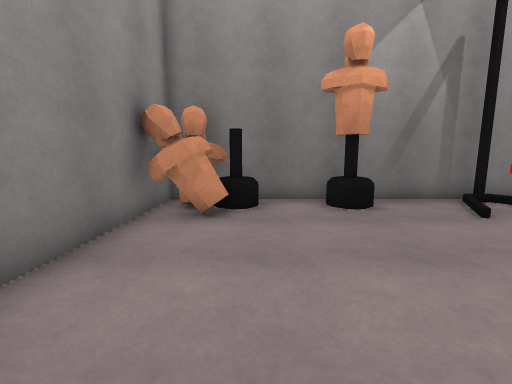
View 1 (above)

16 first-person views from a walk through a Unity game level. The camera is 1.3 m above the floor, tilts 8° down and sees 90° across. The floor is counted in squares, 1 m on a side. Each view is taken from the middle of a square. On the plan, view 1 faces up. The plan holds only what a view shows up to about 13 squares ahead; the rest is blank. The player is left out.

View 2
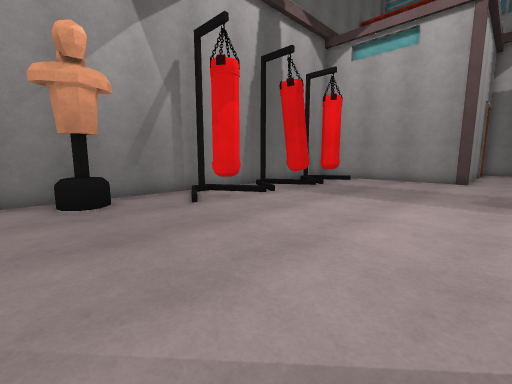

View 3
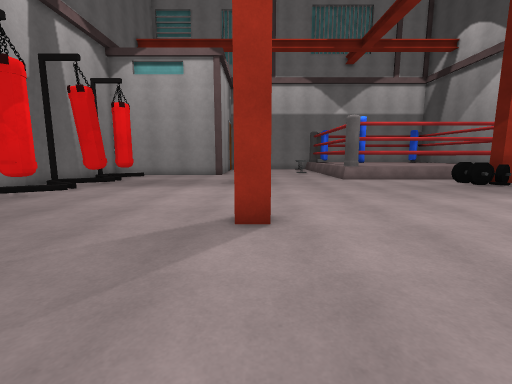

View 4
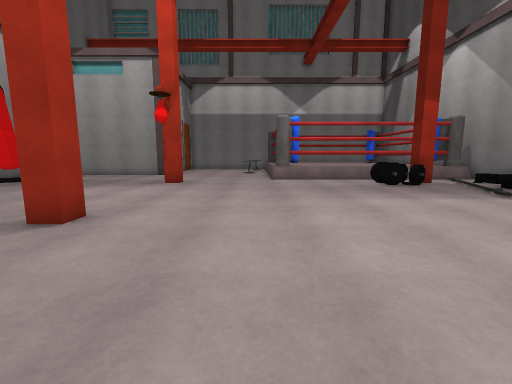

View 5
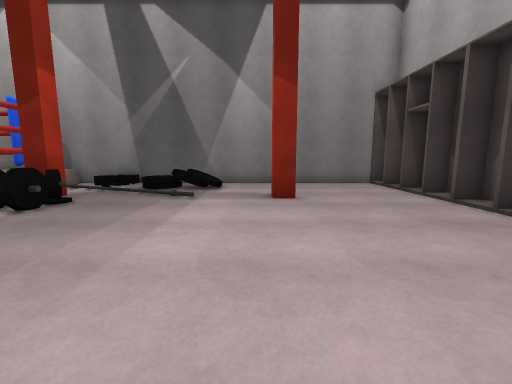

View 6
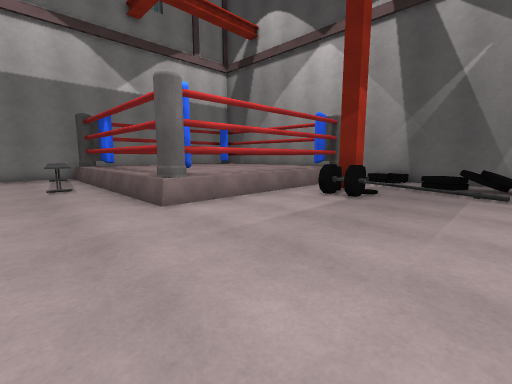

View 7
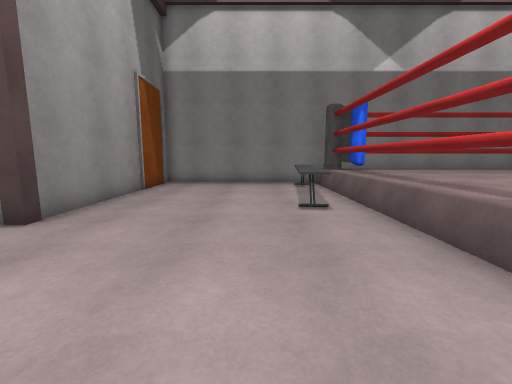

View 8
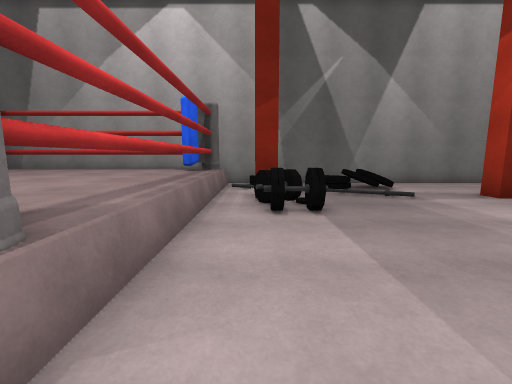

View 9
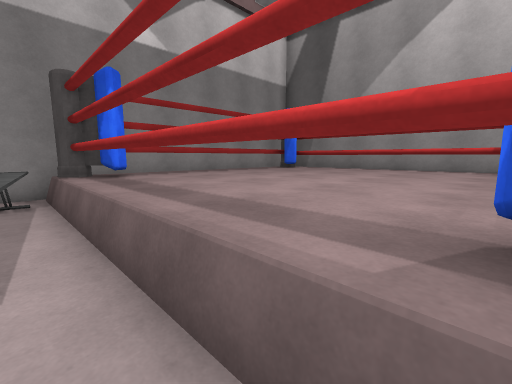

View 10
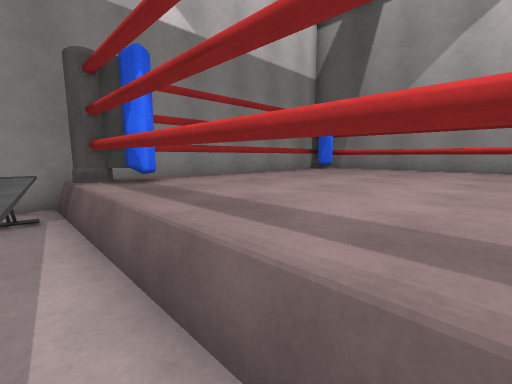

View 11
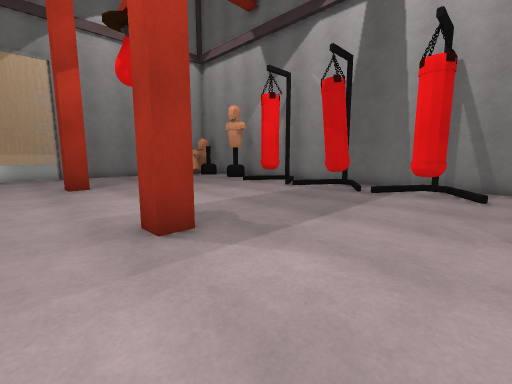

View 12
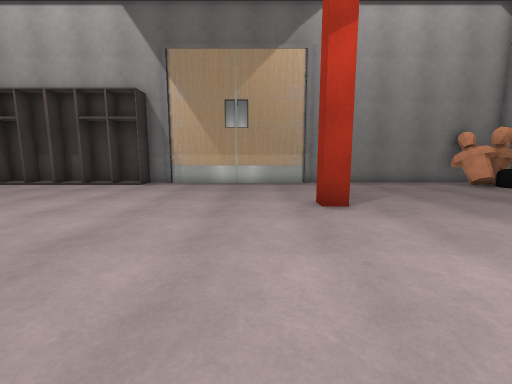

View 13
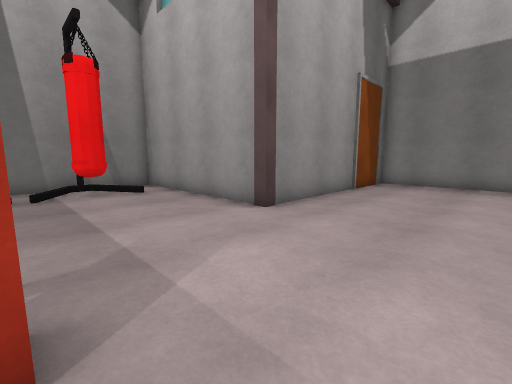

View 14
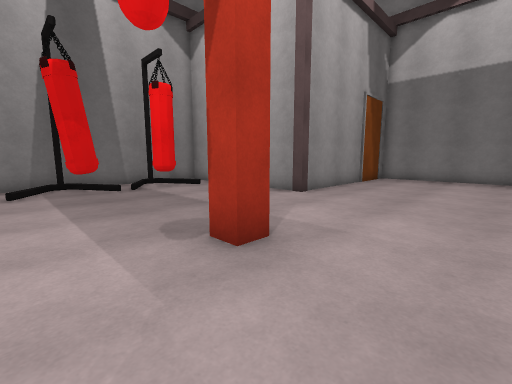

View 15
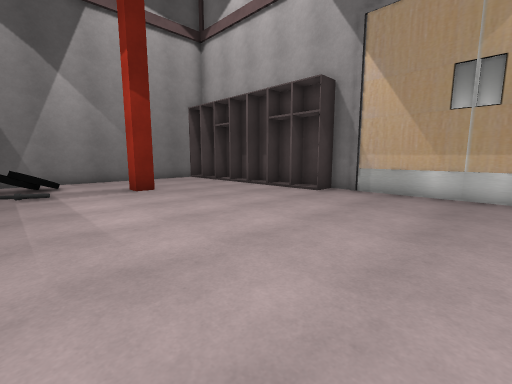

View 16
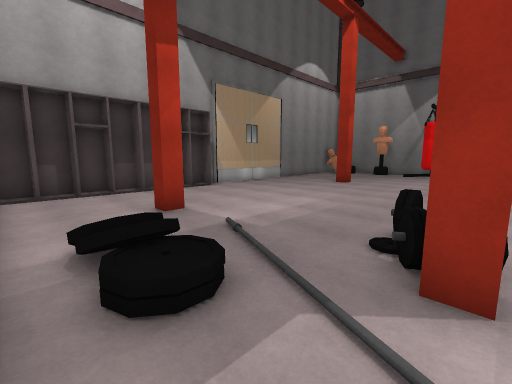

### Floor plan
Key: @ floor where view 1 was taken; # wall or solid block; x gap in a wall; . floor; / step, stairs or slope; = window, fence, low wall or low ledge; ^ raised ledge.
Columns run from 3 left of view 1 to 24 right of it. Each row starts with its distance up from view 1.
  8   ############  ####
  7  ##^.^x..x...#  #..#
  6 ###...=..#...####..#
  5 ##.................#
  4 #..................#
  3 #..................#
  2 #..................#
  1 #..................#########
  0 # .@.......................#
 -1 #..........................#
 -2 #.....#.......#............#
 -3 #..........................#
 -4 #..........................#
 -5 #....................^.....#
 -6 #....................^^^^^^#
 -7 #...............#^^^^^^^^^##
 -8 #...............##^^^^^^^###
 -9 ##..............^^^^^^^^^^^#
-10 ##..............^^^^^^^^^^^#
-11 #...............^^^^^^^^^^^#
-12 ##...........=..^^^^^^^^^^^#
-13  #...........==.^^^^^^^^^^^#
-14 ##....#..//..##.^^^^^^^^^^^#
-15 #..........//...^^^^^^^^^^^#
-16 ##......./=/../.^^^^^^^^^^^#
-17 ##.......///../.##^^^^^^^###
-18 #............//.x ^^^^^^^^#
-19 ##########################

Where each view was taken, in squares from view 1:
view 1: 0 up, 0 right, facing up
view 2: 1 down, 1 right, facing up-right
view 3: 2 down, 2 left, facing right
view 4: 6 down, 2 left, facing right
view 5: 6 down, 4 right, facing down
view 6: 4 down, 6 right, facing down-right
view 7: 4 down, 11 right, facing right
view 8: 6 down, 11 right, facing down
view 9: 6 down, 14 right, facing down-right
view 10: 6 down, 16 right, facing down-right
view 11: 4 down, 15 right, facing up-left
view 12: 4 down, 10 right, facing left
view 13: 4 down, 11 right, facing up-right
view 14: 5 down, 8 right, facing up-right
view 15: 4 down, 7 right, facing down-left
view 16: 18 down, 11 right, facing up-left
